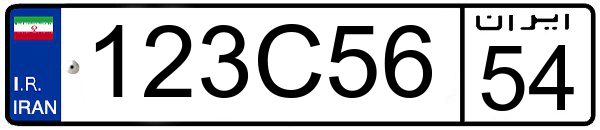
#> input picture composite.png, 600 x 130 px
$ jupyter execute LPD.ipynb   (older library calls are emulated)
#> lines starting #> are read from the running program, lines starting #| are printed output that depends on the picture
[cell 1]
import pandas as pd
import numpy as np
import scipy as sc
import scipy.misc
import matplotlib.pyplot as plt
from PIL import Image, ImageDraw, ImageFont

[cell 2]
# List of characters and a function for selecting random character
characterList = np.array('A B C D E F G H I G K L M N O P Q R S T U V W X Y Z'.split(' '))
numbersList = np.array([0, 1, 2, 3, 4, 5, 6, 7, 8, 9], dtype = int)
def selectorOFCharacters (listOfCharactor):
    character = np.random.choice(listOfCharactor)
    if type(character) == np.str_:
        return str(character)
    else:
        return int(character)

[cell 3]
# Generating fake number Plates characters for images
def plateGenerator (numberOfPlates):
#> called with numberOfPlates = 20
    platesList = []
    for i in range(numberOfPlates):
        plateList = []
        for j in range(8):
            if j == 3:
                plateList.append(selectorOFCharacters(characterList))
            else:
                plateList.append(selectorOFCharacters(numbersList))
        platesList.append(plateList)
    platesList = np.array(platesList)
    return platesList

[cell 4]
# [28 lines of commented-out code are left out]

[cell 5]
# createPNGFiles(characterList)
# createPNGFiles(numbersList)

[cell 6]
# Preparing characters of number Plates for png files
def joinigPartsOfPlates (plateGenerator):
    plates = plateGenerator
    listOfFirstPart = np.array(list(map(lambda number:''.join(number), plates[:, :6]))).reshape(-1, 1)
    listOfSecondPart = np.array(list(map(lambda number:''.join(number), plates[:, 6:]))).reshape(-1, 1)
    return np.concatenate([listOfFirstPart, listOfSecondPart], axis = 1)

[cell 7]
# Create PNG files
def createPNGFiles(platesList):
    for character in platesList[:, 0]:
        img = Image.new('RGB', (370, 100), color = (255, 255, 255))
        draw = ImageDraw.Draw(img)
        font = ImageFont.truetype("arial.ttf", 100)
        draw = draw.text((0, -6), character, fill = (0, 0, 0), font = font)
        img.save('part1/{}.png'.format(character))
#> this loop made 20 passes
#> pass 1, in createPNGFiles, `img.save('part1/{}.png'.format(character))`:
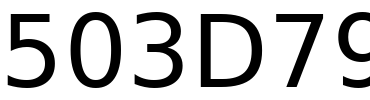
#> saved as 503D79.png: PIL image 370x100 RGB; min 0, max 255, mean 197.6
#> pass 2, in createPNGFiles, `img.save('part1/{}.png'.format(character))`:
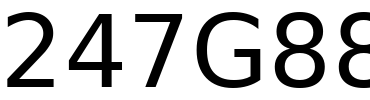
#> saved as 247G88.png: PIL image 370x100 RGB; min 0, max 255, mean 196
#> after the loop:
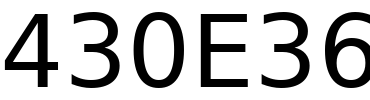
#> img: PIL image 370x100 RGB; min 0, max 255, mean 193
    for character in platesList[:, 1]:
        img = Image.new('RGB', (95, 70), color = (255, 255, 255))
        draw = ImageDraw.Draw(img)
        font = ImageFont.truetype("arial.ttf", 90)
        draw = draw.text((-2, -14), character, fill = (0, 0, 0), font = font)
        img.save('part1/{}.png'.format(character))
#> this loop made 20 passes
#> pass 1, in createPNGFiles, `img.save('part1/{}.png'.format(character))`:
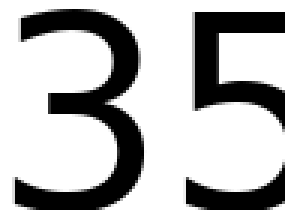
#> saved as 35.png: PIL image 95x70 RGB (shown 3 times larger); min 0, max 255, mean 181.2
#> pass 2, in createPNGFiles, `img.save('part1/{}.png'.format(character))`:
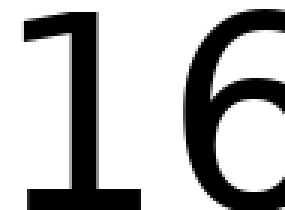
#> saved as 16.png: PIL image 95x70 RGB (shown 3 times larger); min 0, max 255, mean 182.7
#> after the loop:
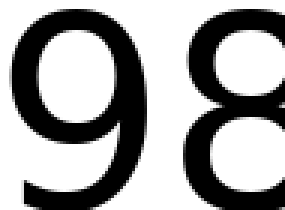
#> img: PIL image 95x70 RGB (shown 3 times larger); min 0, max 255, mean 163.6

[cell 8]
# creating real number Plates
def createNumberPlates (numberOfPlates):
    plates = joinigPartsOfPlates(plateGenerator(numberOfPlates))
    createPNGFiles(plates)
    print(plates)
    for firstCharacters in plates[:, 0]:
        background = Image.open('composite.png')
#> background is the input picture: PIL image 600x130 RGBA; mean R, G, B, A 182.3, 184.6, 190.3, 255
        foreground = Image.open('part1/{}.png'.format(firstCharacters))
        background.paste(foreground, (85, 12))
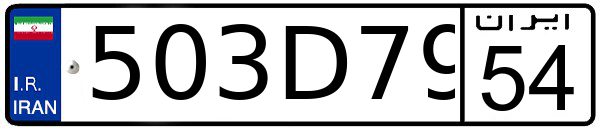
#> background: PIL image 600x130 RGBA; mean R, G, B, A 180.9, 183.1, 188.8, 255
        background.save('part1/{}.png'.format(firstCharacters))
    for number in range(len(plates)):
        background = Image.open('part1/{}.png'.format(plates[number, 0]))
        foreground = Image.open('part1/{}.png'.format(plates[number, 1]))
        background.paste(foreground, (480, 42))
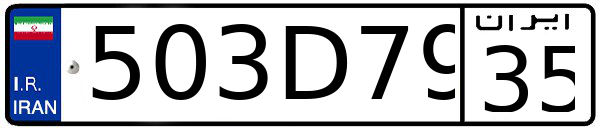
#> background: PIL image 600x130 RGBA; mean R, G, B, A 181.7, 184, 189.6, 255
        background.save('part1/{}{}.png'.format(plates[number, 0], plates[number, 1]))
